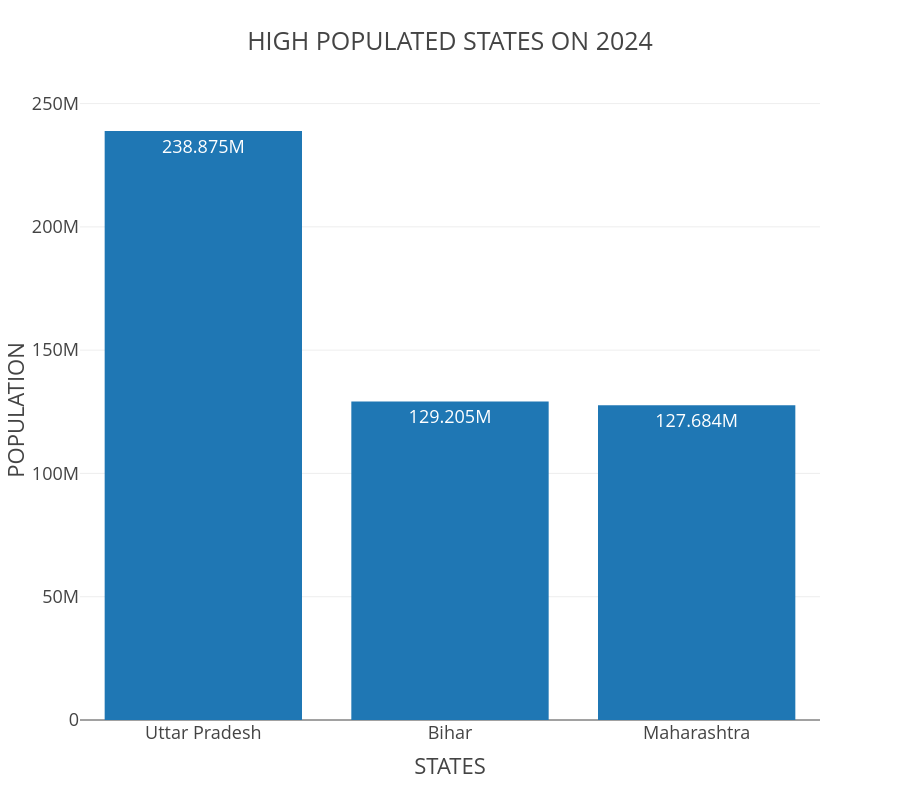

This figure's notebook cell:
### Code cell
pop_bar = px.bar(
    top_pop.head(3),
    x="States/Uts",
    y="population(2024)",
    text_auto=True,
    title="HIGH POPULATED STATES ON 2024",
    height=800,
    labels={"States/Uts": "STATES", "population(2024)": "POPULATION"},
    template="presentation",
)

pop_bar.show(config=CHART_CONFIG)

### Figure 1 — Plotly figure (JSON) as saved in the notebook; plotly's stock layout.template omitted (floating-point values rounded to 4 significant figures)
{"data": [{"hovertemplate": "STATES=%{x}<br>POPULATION=%{y}<extra></extra>", "legendgroup": "", "marker": {"color": "#1F77B4", "pattern": {"shape": ""}}, "name": "", "orientation": "v", "showlegend": false, "textposition": "auto", "texttemplate": "%{y}", "type": "bar", "x": ["Uttar Pradesh", "Bihar", "Maharashtra"], "xaxis": "x", "y": [238875000, 129205000, 127684000], "yaxis": "y"}], "layout": {"barmode": "relative", "height": 800, "legend": {"tracegroupgap": 0}, "title": {"text": "HIGH POPULATED STATES ON 2024"}, "xaxis": {"anchor": "y", "domain": [0, 1], "title": {"text": "STATES"}}, "yaxis": {"anchor": "x", "domain": [0, 1], "title": {"text": "POPULATION"}}}}
